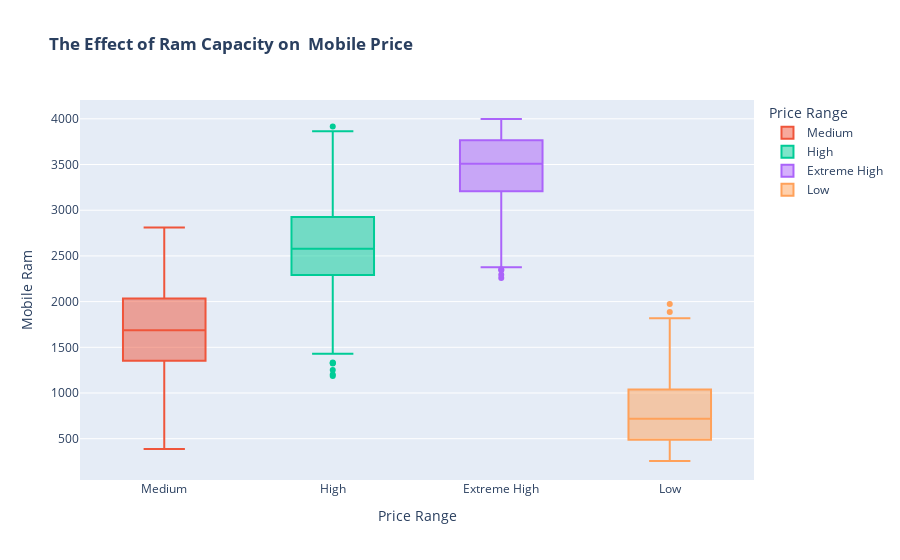

Notebook cell for this chart:
### Code cell
labels = {'price_range':'Price Range','ram':'Mobile Ram'}
px.box(cdf, x='price_range',y='ram', color='price_range', labels=labels, title="<b> The Effect of Ram Capacity on  Mobile Price")

### Figure 1 — Plotly figure (JSON) as saved in the notebook; plotly's stock layout.template omitted (floating-point values rounded to 4 significant figures; data arrays with more than 128 entries replaced by an {"elided": "..."} marker saying what was removed)
{"data": [{"alignmentgroup": "True", "hovertemplate": "Price Range=%{x}<br>Mobile Ram=%{y}<extra></extra>", "legendgroup": "Medium", "marker": {"color": "#EF553B"}, "name": "Medium", "notched": false, "offsetgroup": "Medium", "orientation": "v", "showlegend": true, "type": "box", "x": {"elided": "500 str values"}, "x0": " ", "xaxis": "x", "y": {"elided": "500 int values"}, "y0": " ", "yaxis": "y"}, {"alignmentgroup": "True", "hovertemplate": "Price Range=%{x}<br>Mobile Ram=%{y}<extra></extra>", "legendgroup": "High", "marker": {"color": "#00cc96"}, "name": "High", "notched": false, "offsetgroup": "High", "orientation": "v", "showlegend": true, "type": "box", "x": {"elided": "500 str values"}, "x0": " ", "xaxis": "x", "y": {"elided": "500 int values"}, "y0": " ", "yaxis": "y"}, {"alignmentgroup": "True", "hovertemplate": "Price Range=%{x}<br>Mobile Ram=%{y}<extra></extra>", "legendgroup": "Extreme High", "marker": {"color": "#ab63fa"}, "name": "Extreme High", "notched": false, "offsetgroup": "Extreme High", "orientation": "v", "showlegend": true, "type": "box", "x": {"elided": "500 str values"}, "x0": " ", "xaxis": "x", "y": {"elided": "500 int values"}, "y0": " ", "yaxis": "y"}, {"alignmentgroup": "True", "hovertemplate": "Price Range=%{x}<br>Mobile Ram=%{y}<extra></extra>", "legendgroup": "Low", "marker": {"color": "#FFA15A"}, "name": "Low", "notched": false, "offsetgroup": "Low", "orientation": "v", "showlegend": true, "type": "box", "x": {"elided": "500 str values"}, "x0": " ", "xaxis": "x", "y": {"elided": "500 int values"}, "y0": " ", "yaxis": "y"}], "layout": {"boxmode": "overlay", "legend": {"title": {"text": "Price Range"}, "tracegroupgap": 0}, "title": {"text": "<b> The Effect of Ram Capacity on  Mobile Price"}, "xaxis": {"anchor": "y", "categoryarray": [null, "Medium", "High", "Extreme High", "Low"], "categoryorder": "array", "domain": [0, 1], "title": {"text": "Price Range"}}, "yaxis": {"anchor": "x", "domain": [0, 1], "title": {"text": "Mobile Ram"}}}}
